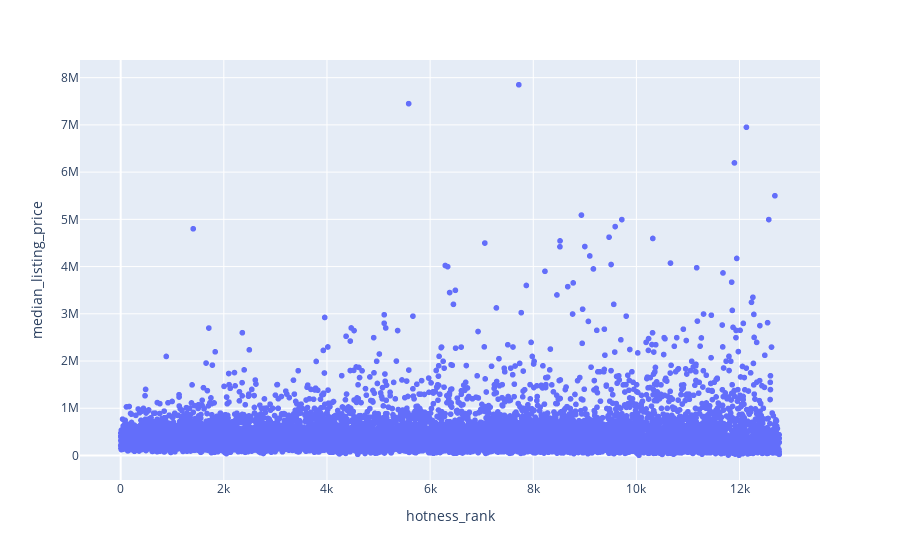

The notebook cell saved with this chart:
### Code cell
import plotly.express as px
fig = px.scatter(housing, x="hotness_rank", y="median_listing_price", hover_name='zip_name')
fig.show()

### Figure 1 — Plotly figure (JSON) as saved in the notebook; plotly's stock layout.template omitted (floating-point values rounded to 4 significant figures; data arrays with more than 128 entries replaced by an {"elided": "..."} marker saying what was removed)
{"data": [{"hovertemplate": "<b>%{hovertext}</b><br><br>hotness_rank=%{x}<br>median_listing_price=%{y}<extra></extra>", "hovertext": {"elided": "12769 str values"}, "legendgroup": "", "marker": {"color": "#636efa", "symbol": "circle"}, "mode": "markers", "name": "", "showlegend": false, "type": "scattergl", "x": {"elided": "12769 int values"}, "xaxis": "x", "y": {"elided": "12769 float values"}, "yaxis": "y"}], "layout": {"legend": {"tracegroupgap": 0}, "margin": {"t": 60}, "xaxis": {"anchor": "y", "domain": [0, 1], "title": {"text": "hotness_rank"}}, "yaxis": {"anchor": "x", "domain": [0, 1], "title": {"text": "median_listing_price"}}}}
